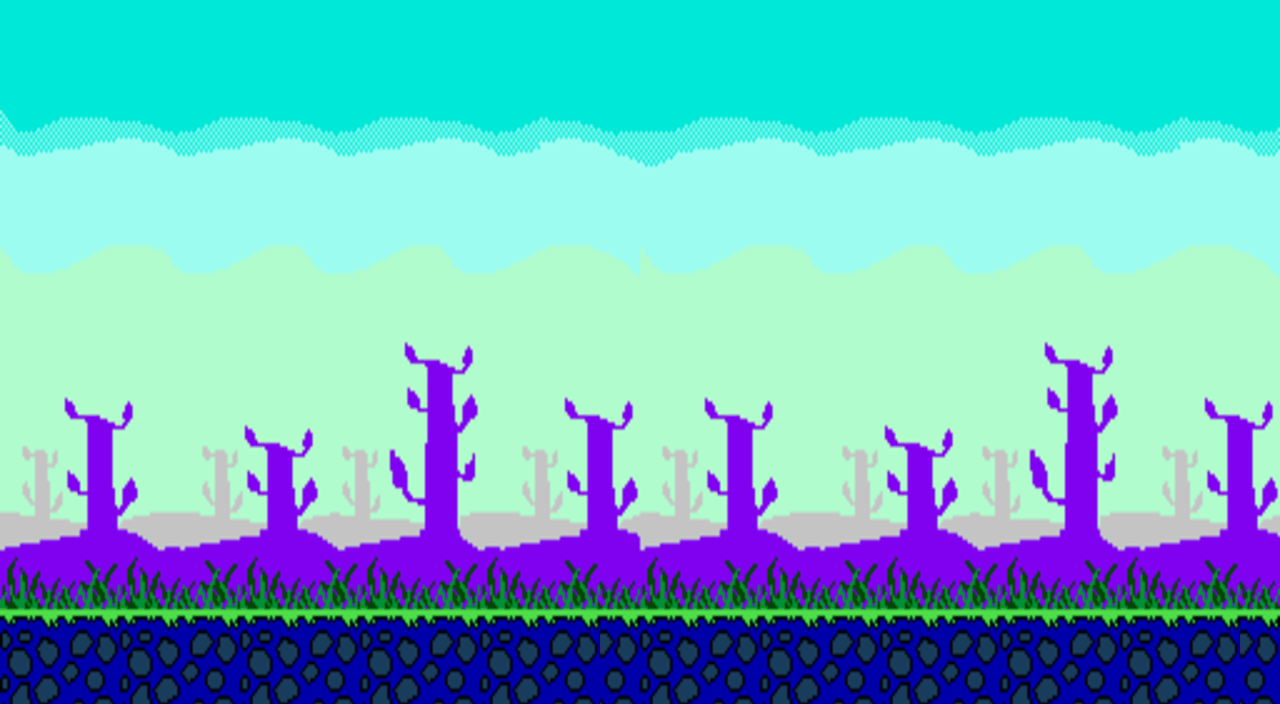

This game map was drawn from its Tiled (.tmx) file and the tilesets committed beside it. A one-line description and the trimmed map source follow:
An orthogonal 40x22 tile map with 32x32 px tiles, 1 tile layer (Tile Layer 1) and 40 objects (Ground, bird3, Slingshot, pig1, pig2, ...).

<map version="1.10" tiledversion="1.11.0" orientation="orthogonal" renderorder="right-down" width="40" height="22" tilewidth="32" tileheight="32" infinite="0" nextlayerid="6" nextobjectid="113">
 <tileset firstgid="1" source="NES - Angry Birds Bootleg - Episode 2.tsx" />
 <layer id="1" name="Tile Layer 1" width="40" height="22">
  <data>[880 cells, 880 non-empty, 880 distinct tile ids]</data>
 </layer>
 <objectgroup id="3" name="Blocks">
  <object id="17" x="800" y="544" width="32" height="32">
   <properties>
    <property name="type" value="steelBlock" />
   </properties>
  </object>
  <object id="18" x="800" y="576" width="32" height="32">
   <properties>
    <property name="type" value="steelBlock" />
   </properties>
  </object>
  <object id="19" x="832" y="544" width="32" height="32">
   <properties>
    <property name="type" value="steelBlock" />
   </properties>
  </object>
  <object id="20" x="832" y="576" width="32" height="32">
   <properties>
    <property name="type" value="steelBlock" />
   </properties>
  </object>
  <object id="21" x="864" y="544" width="32" height="32">
   <properties>
    <property name="type" value="steelBlock" />
   </properties>
  </object>
  <object id="22" x="864" y="576" width="32" height="32">
   <properties>
    <property name="type" value="steelBlock" />
   </properties>
  </object>
  <object id="23" x="896" y="544" width="32" height="32">
   <properties>
    <property name="type" value="steelBlock" />
   </properties>
  </object>
  <object id="24" x="896" y="576" width="32" height="32">
   <properties>
    <property name="type" value="steelBlock" />
   </properties>
  </object>
  <object id="65" x="928" y="544" width="32" height="32">
   <properties>
    <property name="type" value="steelBlock" />
   </properties>
  </object>
  <object id="66" x="928" y="576" width="32" height="32">
   <properties>
    <property name="type" value="steelBlock" />
   </properties>
  </object>
  <object id="67" x="960" y="544" width="32" height="32">
   <properties>
    <property name="type" value="steelBlock" />
   </properties>
  </object>
  <object id="68" x="960" y="576" width="32" height="32">
   <properties>
    <property name="type" value="steelBlock" />
   </properties>
  </object>
  <object id="69" x="992" y="544" width="32" height="32">
   <properties>
    <property name="type" value="steelBlock" />
   </properties>
  </object>
  <object id="70" x="992" y="576" width="32" height="32">
   <properties>
    <property name="type" value="steelBlock" />
   </properties>
  </object>
  <object id="71" x="1024" y="544" width="32" height="32">
   <properties>
    <property name="type" value="steelBlock" />
   </properties>
  </object>
  <object id="72" x="1024" y="576" width="32" height="32">
   <properties>
    <property name="type" value="steelBlock" />
   </properties>
  </object>
  <object id="97" x="1056" y="544" width="32" height="32">
   <properties>
    <property name="type" value="steelBlock" />
   </properties>
  </object>
  <object id="98" x="1056" y="576" width="32" height="32">
   <properties>
    <property name="type" value="steelBlock" />
   </properties>
  </object>
  <object id="99" x="1088" y="544" width="32" height="32">
   <properties>
    <property name="type" value="steelBlock" />
   </properties>
  </object>
  <object id="100" x="1088" y="576" width="32" height="32">
   <properties>
    <property name="type" value="steelBlock" />
   </properties>
  </object>
  <object id="101" x="1120" y="544" width="32" height="32">
   <properties>
    <property name="type" value="steelBlock" />
   </properties>
  </object>
  <object id="102" x="1120" y="576" width="32" height="32">
   <properties>
    <property name="type" value="steelBlock" />
   </properties>
  </object>
  <object id="103" x="1152" y="544" width="32" height="32">
   <properties>
    <property name="type" value="steelBlock" />
   </properties>
  </object>
  <object id="104" x="1152" y="576" width="32" height="32">
   <properties>
    <property name="type" value="steelBlock" />
   </properties>
  </object>
  <object id="105" x="928" y="480" width="32" height="32">
   <properties>
    <property name="type" value="steelBlock" />
   </properties>
  </object>
  <object id="106" x="928" y="512" width="32" height="32">
   <properties>
    <property name="type" value="steelBlock" />
   </properties>
  </object>
  <object id="107" x="960" y="480" width="32" height="32">
   <properties>
    <property name="type" value="steelBlock" />
   </properties>
  </object>
  <object id="108" x="960" y="512" width="32" height="32">
   <properties>
    <property name="type" value="steelBlock" />
   </properties>
  </object>
  <object id="109" x="992" y="480" width="32" height="32">
   <properties>
    <property name="type" value="steelBlock" />
   </properties>
  </object>
  <object id="110" x="992" y="512" width="32" height="32">
   <properties>
    <property name="type" value="steelBlock" />
   </properties>
  </object>
  <object id="111" x="1024" y="480" width="32" height="32">
   <properties>
    <property name="type" value="steelBlock" />
   </properties>
  </object>
  <object id="112" x="1024" y="512" width="32" height="32">
   <properties>
    <property name="type" value="steelBlock" />
   </properties>
  </object>
 </objectgroup>
 <objectgroup id="4" name="Ground">
  <object id="1" name="Ground" x="0" y="608" width="1280" height="96" />
 </objectgroup>
 <objectgroup id="5" name="Entities">
  <object id="2" name="bird3" x="0" y="544" width="64" height="64">
   <properties>
    <property name="type" value="yellowBird" />
   </properties>
  </object>
  <object id="3" name="Slingshot" x="192" y="448" width="96" height="160">
   <properties>
    <property name="type" value="slingshot" />
   </properties>
  </object>
  <object id="4" name="pig1" x="832" y="480" width="64" height="64">
   <properties>
    <property name="type" value="minionPig" />
   </properties>
  </object>
  <object id="5" name="pig2" x="960" y="416" width="64" height="64">
   <properties>
    <property name="type" value="corporalPig" />
   </properties>
  </object>
  <object id="6" name="pig3" x="1088" y="448" width="96" height="96">
   <properties>
    <property name="type" value="kingPig" />
   </properties>
  </object>
  <object id="7" name="bird1" x="64" y="544" width="64" height="64">
   <properties>
    <property name="type" value="redBird" />
   </properties>
  </object>
  <object id="8" name="bird2" x="128" y="512" width="64" height="96">
   <properties>
    <property name="type" value="blackBird" />
   </properties>
  </object>
 </objectgroup>
</map>